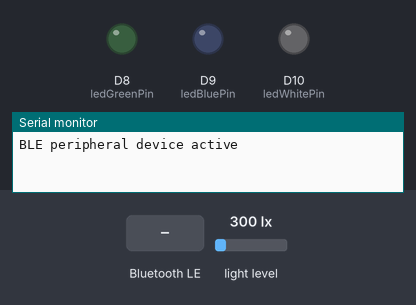
Bench run of a sketch on a simulated Arduino Nano 33 IoT. On the bench: output pins drawn as LEDs (lit = HIGH), the last lines printed to the serial monitor. Inputs (shaded band) come from the test bench; at power-on: light level 300 lx. Nothing arrives over Bluetooth unless stated; a phone connects over Bluetooth LE 3 s after start.

Above: at 3.8 s.
3.9 s: Bluetooth LE write "FAN_ON" received
At 5.3 s:
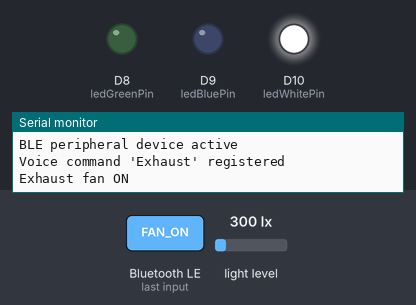
Timing chart, 0 to 6.9 s (numbered marks = the images above; inputs shaded):
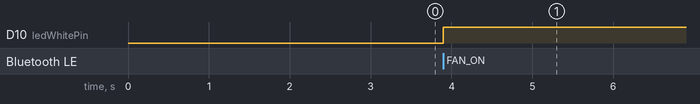

Measured:
- after the input at 3.9 s, D10 (ledWhitePin): LOW → HIGH at once

The sketch:

Task8.1HDAudioProcessing.ino
```cpp
#include <BH1750.h>       // BH1750 light sensor library
#include <Wire.h>         // I2C communication library for light sensor
#include <ArduinoBLE.h>   // Bluetooth library

BH1750 lightMeter;

const int ledGreenPin = 8;
const int ledBluePin = 9;
const int ledWhitePin = 10;
const int luxThreshold = 50;

bool bathroomLightActive = false;
unsigned long bathroomStartTime = 0;
const unsigned long bathroomDuration = 30000;

bool hallwayLightActive = false;
unsigned long hallwayStartTime = 0;
const unsigned long hallwayDuration = 60000;

bool fanActive = false;
unsigned long fanStartTime = 0;
const unsigned long fanDuration = 30000;

BLEService lindasLights("12345678-1234-1234-1234-123456789012");                              // Creates BLE service
BLEStringCharacteristic voiceCommands("88888888-4444-4444-4444-121212121212", BLEWrite, 50);  // Creates BLE characteristic

void setup() {
  Serial.begin(9600);
  Wire.begin();

  lightMeter.begin(BH1750::CONTINUOUS_HIGH_RES_MODE, 0x23);   // Configures BH1750 light sensor

  pinMode(ledGreenPin, OUTPUT);                 // Configures bathroom LED
  pinMode(ledBluePin, OUTPUT);                  // Configures hallway LED
  pinMode(ledWhitePin, OUTPUT);                 // Configures fan LED

  if (!BLE.begin()) {
    Serial.println("Starting BLE failed");

    while (1) {}
  }

  // Bluetooth setup
  BLE.setLocalName("LindaLights");
  BLE.setAdvertisedService(lindasLights);
  lindasLights.addCharacteristic(voiceCommands);
  BLE.addService(lindasLights);
  BLE.advertise();
  Serial.println("BLE peripheral device active");
}

// Function to get the current reading from the BH1750 light sensor
double getLux() {
  return lightMeter.readLightLevel();
}

// Function to determine if room is dark enough for lights to activate
bool roomDarkEnough() {
  double lux = getLux();

  if (lux <= luxThreshold) {
    return true;
  }

  return false;
}

// Function to turn exhaust fan on and start duration timer
void turnOnFan(int fanPin, bool &fanFlag, unsigned long &fanStartTime) {
  digitalWrite(fanPin, HIGH);

  fanFlag = true;
  fanStartTime = millis();
}

// Function to turn exhaust fan off after duration expires
void runFan(int fanPin, bool &fanFlag, unsigned long &fanStartTime, unsigned long fanDuration, String fanName) {
  if (fanFlag && millis() - fanStartTime >= fanDuration) {
    digitalWrite(fanPin, LOW);

    fanFlag = false;

    Serial.println("\nTime expired. " + fanName + " OFF");
  }
}

// Function to turn light on and start duration timer
void turnOnLight(int ledPin, bool &roomFlag, unsigned long &lightStartTime) {
  digitalWrite(ledPin, HIGH);

  roomFlag = true;
  lightStartTime = millis();
}

// Function to turn light off after duration expires
void runLight(int ledPin, bool &roomFlag, unsigned long &lightStartTime, unsigned long lightDuration, String lightName) {
  if (roomFlag && millis() - lightStartTime >= lightDuration) {
    digitalWrite(ledPin, LOW);

    roomFlag = false;

    Serial.println("\nTime expired. " + lightName + " OFF");
  }
}

// Function to print confirmation of light or fan activation
void printDeviceActivation(String deviceName, String command, bool lowLightRequired) {
  double lux = getLux();

  Serial.print("\nVoice command '");
  Serial.print(command);
  Serial.println("' registered");

  if (lowLightRequired) {
    Serial.print("Room brightness at ");
    Serial.print(lux);
    Serial.println(" lux");
  }

  Serial.println(deviceName + " ON");
}

// Function to handle received Bluetooth commands from RPi and turn on appropriate light or fan
void voiceActivation() {
  BLEDevice mic = BLE.central();    // Establish connection with Bluetooth device

  if (mic) {
    while (mic.connected()) {       // While Bluetooth is connected
      BLE.poll();

      if (voiceCommands.written()) {
        String command = voiceCommands.value();

        if (command == "BATHROOM_ON" && roomDarkEnough()) {                   // If received command is for bathroom and room is dark enough, turn on bathroom light and start timer
          printDeviceActivation("Bathroom light", "Bathroom", true);
          turnOnLight(ledGreenPin, bathroomLightActive, bathroomStartTime);
        }
        else if (command == "HALLWAY_ON" && roomDarkEnough()) {               // If received command is for hallway and room is dark enough, turn on hallway light and start timer
          printDeviceActivation("Hallway light", "Hallway", true);
          turnOnLight(ledBluePin, hallwayLightActive, hallwayStartTime);
        }
        else if (command == "FAN_ON") {                                       // If received command is for fan, turn on exhaust fan and start timer
          printDeviceActivation("Exhaust fan", "Exhaust", false);
          turnOnFan(ledWhitePin, fanActive, fanStartTime);
        }
      }
    }
  }
}

void loop() {
  voiceActivation();  // Handle received Bluetooth commands

  runLight(ledGreenPin, bathroomLightActive, bathroomStartTime, bathroomDuration, "Bathroom light");  // Turn off bathroom light after timer expires

  runLight(ledBluePin, hallwayLightActive, hallwayStartTime, hallwayDuration, "Hallway light");       // Turn off hallway light after timer expires

  runFan(ledWhitePin, fanActive, fanStartTime, fanDuration, "Exhaust fan");                           // Turn off exhaust fan after timer expires
}
```
